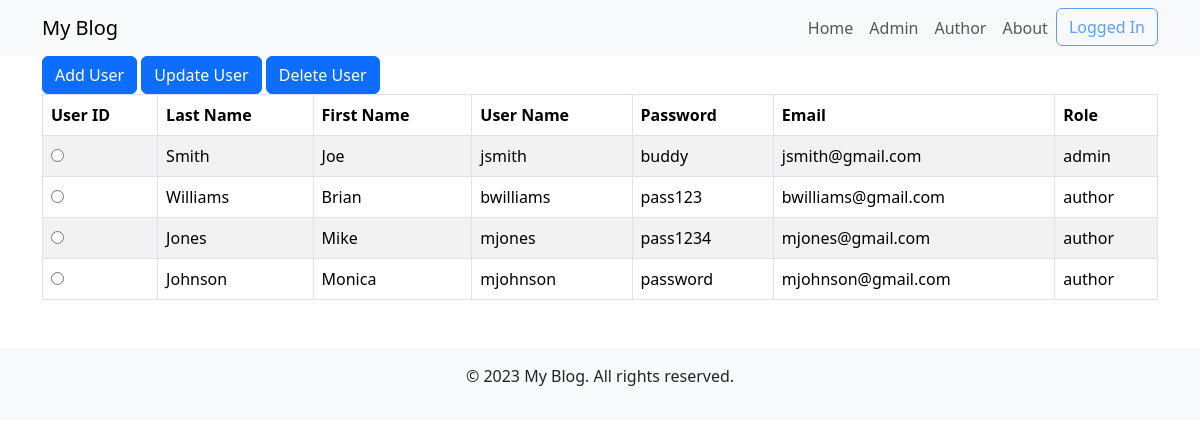
Screenshot of /controller.php?page=list (signed in) with the database file from the repository.
### tables this page shows
create table users(
   userID int AUTO_INCREMENT,
   username varchar(30) not null, index(username),
   lastname varchar(50),
   firstname varchar(30),
   passwd varchar(30),
   email varchar(255),
   urole varchar(30),
   lastModified DATETIME DEFAULT CURRENT_TIMESTAMP ON UPDATE CURRENT_TIMESTAMP,
   primary key(userID)
);

### controller.php (called while the page is built, shortened)
<?php
    include_once "models/UserDAO.php";
    class FrontController {
        private $controllers;
        public function __construct(){
            $this->controllers = $this->loadControllers();
        }
        public function run(){
            $method = $_SERVER['REQUEST_METHOD'];
            $page = $_REQUEST['page'];
            $controller = $this->controllers[$method.$page];
            $controller = $this->securityCheck($controller);
            if($method=='GET'){
                $content=$controller->processGET();
            }
            include "template/template.php";
        }
        private function loadControllers(){
            $controllers["GET"."list"] = new UserList();
            $controllers["GET"."author"] = new PostList();
            $controllers["GET"."add"] = new UserAdd();
            $controllers["POST"."add"] = new UserAdd();
            $controllers["GET"."addpost"] = new PostAdd();
            $controllers["POST"."addpost"] = new PostAdd();
            $controllers["GET"."update"] = new UserUpdate();
            $controllers["POST"."update"] = new UserUpdate();
            $controllers["GET"."updatepost"] = new PostUpdate();
            $controllers["POST"."updatepost"] = new PostUpdate();
            $controllers["GET"."delete"] = new UserDelete();
            $controllers["POST"."delete"] = new UserDelete();
            $controllers["GET"."deletepost"] = new PostDelete();
            $controllers["POST"."deletepost"] = new PostDelete();
            $controllers["GET"."login"] = new Login();
            $controllers["POST"."login"] = new Login();
            $controllers["GET"."home"] = new Home();
            $controllers["GET"."about"] = new About();
            $controllers["GET"."posttemplate"] = new PostTemplate();
            return $controllers;
        }
        private function securityCheck($controller){
            return $controller;
        }
    }
    $controller = new FrontController();
    $controller->run();
?>

### models/User.php (called while the page is built, shortened)
<?php
    class User implements JsonSerializable{
        private $userID;
        private $username;
        private $email;
        private $passwd;
        private $lastname;
        private $firstname;
        private $urole;
        public function setUserID($userID){
            $this->userID=$userID;
        }
        public function getUserID(){
            return $this->userID;
        }
        public function setUsername($username){
            $this->username=$username;
        }
        public function getUsername(){
            return $this->username;
        }
        public function setEmail($email){
            $this->email=$email;
        }
        public function getEmail(){
            return $this->email;
        }
        public function setPasswd($passwd){
            $this->passwd=$passwd;
        }
        public function getPasswd(){
            return $this->passwd;
        }
        public function setLastname($lastname){
            $this->lastname=$lastname;
        }
        public function getLastname(){
            return $this->lastname;
        }
        public function setFirstname($firstname){
            $this->firstname=$firstname;
        }
        public function getFirstname(){
            return $this->firstname;
        }
        public function setUrole($urole){
            $this->urole=$urole;
        }
        public function getUrole(){
            return $this->urole;
        }
    }
?>

### models/UserDAO.php (called while the page is built, shortened)
<?php
    include_once 'User.php';
    class UserDAO {
        public function getConnection(){
            $mysqli = new mysqli("127.0.0.1", "bloguser", "blogpass", "blogDB");
            return $mysqli;
        }
        public function getUsers(){
            $connection=$this->getConnection();
            $stmt = $connection->prepare("SELECT * FROM users;");
            $stmt->execute();
            $result = $stmt->get_result();
            while($row = $result->fetch_assoc()){
                $user = new User();
                $user->load($row);
                $users[]=$user;
            }
            return $users;
        }
    }
?>

### controllers/UserControllers.php (called while the page is built, shortened)
<?php
    class UserList implements ControllerAction{
        function processGET(){
            $userDAO = new UserDAO();
            $users = $userDAO->getUsers();
            return "views/listUsers.php";
        }
    }
?>

### views/listUsers.php (the view)
<?php
   $users = $_REQUEST['users'];
?>
    <div class="container">
        <div class="col">
            <form action="controller.php" method="GET">
            <button class="btn btn-primary" type="submit" name="page" value="add">Add User</button>
            <button class="btn btn-primary" type="submit" name="page" value="update">Update User</button>
            <button class="btn btn-primary" type="submit" name="page" value="delete">Delete User</button>
            <table class="table table-bordered table-striped">
                <thead><tr><th>User ID</th><th>Last Name</th><th>First Name</th><th>User Name</th><th>Password</th>
                <th>Email</th><th>Role</th></tr></thead>
                <tbody>
                    <?php
                        for($index=0;$index<count($users);$index++){
                            echo "<tr><td><input type=\"radio\" name=\"userID\" value=\"".$users[$index]->getUserID()."\"></td>";
                            echo "<td>".$users[$index]->getLastname()."</td>";
                            echo "<td>".$users[$index]->getFirstname()."</td>";
                            echo "<td>".$users[$index]->getUsername()."</td>";
                            echo "<td>".$users[$index]->getPasswd()."</td>";
                            echo "<td>".$users[$index]->getEmail()."</td>";
                            echo "<td>".$users[$index]->getUrole()."</td></tr>\n";
                        }
                    ?>
                </tbody>
            </table>
            </form>
        </div>
    </div>

### rows the page displays
users: lastname "Smith", firstname "Joe", username "jsmith", passwd "buddy", email "jsmith@gmail.com", urole "admin"
users: lastname "Williams", firstname "Brian", username "bwilliams", passwd "pass123", email "bwilliams@gmail.com", urole "author"
users: lastname "Jones", firstname "Mike", username "mjones", passwd "pass1234", email "mjones@gmail.com", urole "author"
users: lastname "Johnson", firstname "Monica", username "mjohnson", passwd "password", email "mjohnson@gmail.com", urole "author"

### other values shown
$status "Logged In"
